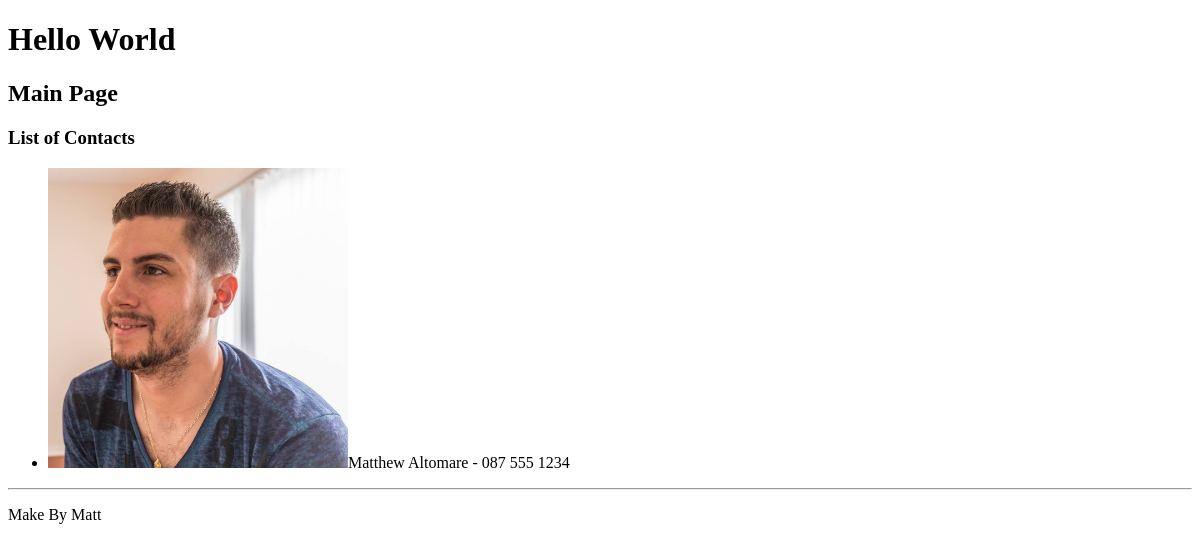
Before: / with the older database file.
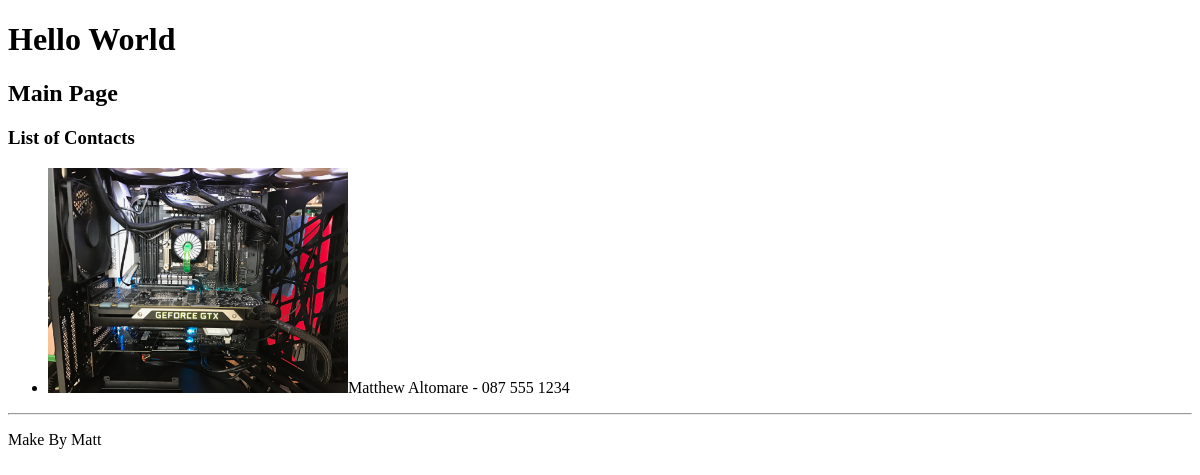
After: the same page with the newer database file.
### hello/models.py (models this page shows)
class Contact(models.Model):
    class Meta:  # include this to ensure build in IDE
        app_label = "hello"
    first_name = models.CharField(max_length=255)
    last_name = models.CharField(max_length=255)
    mobile = models.CharField(max_length=20)
    email = models.CharField(max_length=50)
    image = models.ImageField(upload_to='images/', default='images/no-img.jpg')
    def __str__(self):
        return "{0} {1}".format(self.first_name, self.last_name)

### hello/views.py (the view)
# urls.py: url(r'^$', views.say_hello),
def say_hello(request):
    contacts = Contact.objects.all()
    return render(request, 'index.html', {'contacts': contacts})

### hello/templates/index.html
{% extends 'base.html' %}
{% block content %}
    <h2>Main Page</h2>
    <h3>List of Contacts</h3>
    <ul>
        {% for contact in contacts %}
            <li><img width="300" src="/media/{{contact.image}}">{{contact}} - {{contact.mobile}}</li>
        {% endfor %}
    </ul>
{% endblock content %}

### templates/base.html (shortened to what this page needs)
<!doctype html>
<html lang="en">
<head>
</head>
<body>
<h1>
    Hello World
</h1>
    {% block content %}
    {% endblock content %}
<hr>
    <p>Make By Matt</p>
</body>
</html>

Changed rows visible on the page:
changed Contact "Matthew Altomare": image: a different picture
